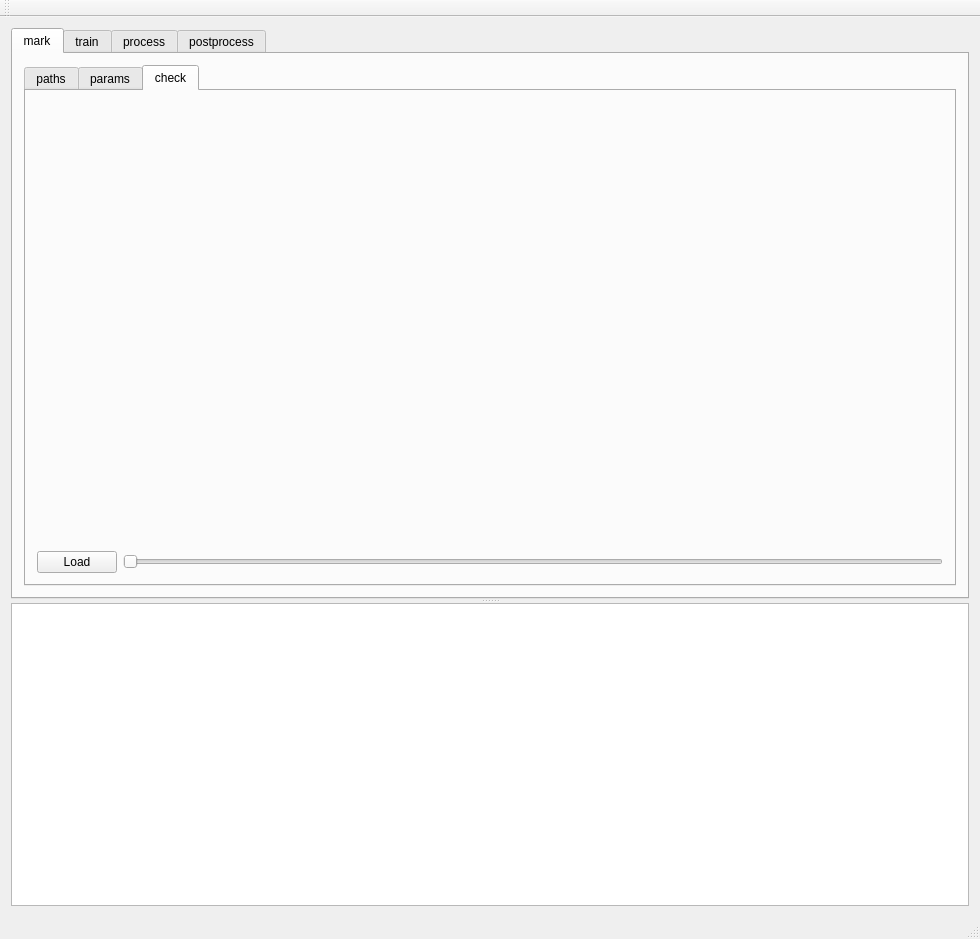
<?xml version="1.0" encoding="UTF-8"?>
<ui version="4.0">
 <class>dlcgui</class>
 <widget class="QMainWindow" name="dlcgui">
  <property name="geometry">
   <rect>
    <x>0</x>
    <y>0</y>
    <width>980</width>
    <height>939</height>
   </rect>
  </property>
  <property name="windowTitle">
   <string>dlcgui</string>
  </property>
  <widget class="QWidget" name="centralWidget">
   <layout class="QVBoxLayout" name="verticalLayout_2">
    <item>
     <widget class="QSplitter" name="splitter">
      <property name="orientation">
       <enum>Qt::Vertical</enum>
      </property>
      <widget class="QTabWidget" name="mainTabWidget">
       <property name="currentIndex">
        <number>0</number>
       </property>
       <widget class="QWidget" name="markTab">
        <attribute name="title">
         <string>mark</string>
        </attribute>
        <layout class="QVBoxLayout" name="verticalLayout_7">
         <item>
          <widget class="QTabWidget" name="markTabWidget">
           <property name="currentIndex">
            <number>2</number>
           </property>
           <widget class="QWidget" name="markPathsTab">
            <attribute name="title">
             <string>paths</string>
            </attribute>
            <layout class="QVBoxLayout" name="verticalLayout">
             <item>
              <layout class="QGridLayout" name="gridLayout_3">
               <item row="2" column="1">
                <widget class="QLineEdit" name="pathsVideoLineEdit"/>
               </item>
               <item row="1" column="1">
                <widget class="QLineEdit" name="pathsLocalLineEdit"/>
               </item>
               <item row="4" column="1">
                <widget class="QLineEdit" name="pathsImportLineEdit"/>
               </item>
               <item row="4" column="2">
                <widget class="QPushButton" name="pathsImportButton">
                 <property name="text">
                  <string>Open</string>
                 </property>
                </widget>
               </item>
               <item row="1" column="0">
                <widget class="QLabel" name="pathsLocalLabel">
                 <property name="text">
                  <string>Local project folder</string>
                 </property>
                </widget>
               </item>
               <item row="1" column="2">
                <widget class="QPushButton" name="pathsLocalButton">
                 <property name="text">
                  <string>Open</string>
                 </property>
                </widget>
               </item>
               <item row="2" column="0">
                <widget class="QLabel" name="pathsVideoLabel">
                 <property name="text">
                  <string>Video folder</string>
                 </property>
                </widget>
               </item>
               <item row="2" column="2">
                <widget class="QPushButton" name="pathsVideoButton">
                 <property name="text">
                  <string>Open</string>
                 </property>
                </widget>
               </item>
               <item row="4" column="0">
                <widget class="QLabel" name="pathsImportLabel">
                 <property name="text">
                  <string>Import config file</string>
                 </property>
                </widget>
               </item>
              </layout>
             </item>
             <item>
              <widget class="QPushButton" name="pathsImportPathsButton">
               <property name="text">
                <string>Import paths</string>
               </property>
              </widget>
             </item>
             <item>
              <spacer name="verticalSpacer">
               <property name="orientation">
                <enum>Qt::Vertical</enum>
               </property>
               <property name="sizeHint" stdset="0">
                <size>
                 <width>20</width>
                 <height>40</height>
                </size>
               </property>
              </spacer>
             </item>
            </layout>
           </widget>
           <widget class="QWidget" name="markParamsTab">
            <attribute name="title">
             <string>params</string>
            </attribute>
            <layout class="QVBoxLayout" name="verticalLayout_5">
             <item>
              <layout class="QHBoxLayout" name="horizontalLayout_2">
               <item>
                <layout class="QGridLayout" name="gridLayout_2">
                 <item row="5" column="0">
                  <widget class="QCheckBox" name="paramCroppingCheckBox">
                   <property name="text">
                    <string>Frame-crop</string>
                   </property>
                   <property name="checked">
                    <bool>false</bool>
                   </property>
                  </widget>
                 </item>
                 <item row="3" column="0">
                  <widget class="QLabel" name="paramFrameSelectionLabel">
                   <property name="text">
                    <string>Frame selection</string>
                   </property>
                  </widget>
                 </item>
                 <item row="1" column="0">
                  <widget class="QLabel" name="paramNameLabel">
                   <property name="text">
                    <string>Marker name</string>
                   </property>
                  </widget>
                 </item>
                 <item row="5" column="1">
                  <layout class="QHBoxLayout" name="horizontalLayout">
                   <item>
                    <widget class="QLineEdit" name="paramCropMarginsXMin">
                     <property name="enabled">
                      <bool>false</bool>
                     </property>
                     <property name="text">
                      <string>0</string>
                     </property>
                     <property name="readOnly">
                      <bool>false</bool>
                     </property>
                    </widget>
                   </item>
                   <item>
                    <widget class="QLineEdit" name="paramCropMarginsXMax">
                     <property name="enabled">
                      <bool>false</bool>
                     </property>
                     <property name="text">
                      <string>0</string>
                     </property>
                     <property name="readOnly">
                      <bool>false</bool>
                     </property>
                    </widget>
                   </item>
                   <item>
                    <widget class="QLineEdit" name="paramCropMarginsYMin">
                     <property name="enabled">
                      <bool>false</bool>
                     </property>
                     <property name="text">
                      <string>0</string>
                     </property>
                     <property name="readOnly">
                      <bool>false</bool>
                     </property>
                    </widget>
                   </item>
                   <item>
                    <widget class="QLineEdit" name="paramCropMarginsYMax">
                     <property name="enabled">
                      <bool>false</bool>
                     </property>
                     <property name="text">
                      <string>0</string>
                     </property>
                     <property name="readOnly">
                      <bool>false</bool>
                     </property>
                    </widget>
                   </item>
                  </layout>
                 </item>
                 <item row="2" column="0">
                  <widget class="QLabel" name="paramNumFrameLabel">
                   <property name="text">
                    <string>Frame number</string>
                   </property>
                  </widget>
                 </item>
                 <item row="2" column="1">
                  <widget class="QLineEdit" name="paramNumFrameLineEdit">
                   <property name="text">
                    <string>45</string>
                   </property>
                  </widget>
                 </item>
                 <item row="7" column="0">
                  <widget class="QLabel" name="paramMarkingsLabel">
                   <property name="text">
                    <string>Markings</string>
                   </property>
                  </widget>
                 </item>
                 <item row="7" column="1">
                  <widget class="QLineEdit" name="paramMarkingsLineEdit"/>
                 </item>
                 <item row="0" column="0">
                  <widget class="QLabel" name="paramProjectNameLabel">
                   <property name="text">
                    <string>Project name</string>
                   </property>
                  </widget>
                 </item>
                 <item row="0" column="1">
                  <widget class="QLineEdit" name="paramProjectNameLineEdit">
                   <property name="text">
                    <string>TrackingMyCatWhyNot14_43</string>
                   </property>
                  </widget>
                 </item>
                 <item row="6" column="0">
                  <widget class="QLabel" name="paramTimeCropLabel">
                   <property name="text">
                    <string>Time-crop</string>
                   </property>
                  </widget>
                 </item>
                 <item row="6" column="1">
                  <layout class="QHBoxLayout" name="horizontalLayout_3">
                   <item>
                    <widget class="QLabel" name="paramTimeCropStartLabel">
                     <property name="text">
                      <string>start</string>
                     </property>
                    </widget>
                   </item>
                   <item>
                    <widget class="QLineEdit" name="paramTimeCropStartLineEdit">
                     <property name="text">
                      <string>0</string>
                     </property>
                    </widget>
                   </item>
                   <item>
                    <widget class="QLabel" name="paramTimeCropStopLabel">
                     <property name="text">
                      <string>stop</string>
                     </property>
                    </widget>
                   </item>
                   <item>
                    <widget class="QLineEdit" name="paramTimeCropStopLineEdit">
                     <property name="text">
                      <string>1</string>
                     </property>
                    </widget>
                   </item>
                  </layout>
                 </item>
                 <item row="8" column="0">
                  <widget class="QLabel" name="paramResNetLabel">
                   <property name="text">
                    <string>ResNet</string>
                   </property>
                  </widget>
                 </item>
                 <item row="8" column="1">
                  <widget class="QComboBox" name="paramResNetComboBox">
                   <item>
                    <property name="text">
                     <string>50</string>
                    </property>
                   </item>
                   <item>
                    <property name="text">
                     <string>101</string>
                    </property>
                   </item>
                  </widget>
                 </item>
                 <item row="1" column="1">
                  <widget class="QLineEdit" name="paramNameLineEdit">
                   <property name="text">
                    <string>MaxMusterman</string>
                   </property>
                  </widget>
                 </item>
                 <item row="3" column="1">
                  <layout class="QHBoxLayout" name="horizontalLayout_4">
                   <item>
                    <widget class="QComboBox" name="paramSamplingComboBox">
                     <item>
                      <property name="text">
                       <string>automatic</string>
                      </property>
                     </item>
                     <item>
                      <property name="text">
                       <string>manual</string>
                      </property>
                     </item>
                    </widget>
                   </item>
                   <item>
                    <widget class="QComboBox" name="paramClusteringComboBox">
                     <item>
                      <property name="text">
                       <string>uniform</string>
                      </property>
                     </item>
                     <item>
                      <property name="text">
                       <string>kmeans</string>
                      </property>
                     </item>
                    </widget>
                   </item>
                  </layout>
                 </item>
                </layout>
               </item>
               <item>
                <layout class="QVBoxLayout" name="verticalLayout_6">
                 <property name="leftMargin">
                  <number>50</number>
                 </property>
                </layout>
               </item>
               <item>
                <layout class="QVBoxLayout" name="verticalLayout_4">
                 <item>
                  <widget class="QPushButton" name="paramSampleImagesButton">
                   <property name="text">
                    <string>Sample Images</string>
                   </property>
                  </widget>
                 </item>
                 <item>
                  <widget class="QPushButton" name="paramGuiMarkButton">
                   <property name="text">
                    <string>GUI: Mark</string>
                   </property>
                  </widget>
                 </item>
                 <item>
                  <widget class="QPushButton" name="paramCreateTrainingSetButton">
                   <property name="text">
                    <string>Create Training Set</string>
                   </property>
                  </widget>
                 </item>
                </layout>
               </item>
              </layout>
             </item>
             <item>
              <spacer name="verticalSpacer_3">
               <property name="orientation">
                <enum>Qt::Vertical</enum>
               </property>
               <property name="sizeHint" stdset="0">
                <size>
                 <width>20</width>
                 <height>40</height>
                </size>
               </property>
              </spacer>
             </item>
            </layout>
           </widget>
           <widget class="QWidget" name="markCheckTab">
            <attribute name="title">
             <string>check</string>
            </attribute>
            <layout class="QVBoxLayout" name="verticalLayout_3">
             <item>
              <widget class="QWidget" name="checkCanvasWidget" native="true">
               <layout class="QGridLayout" name="gridLayout">
                <item row="0" column="0">
                 <layout class="QVBoxLayout" name="checkCanvasLayout"/>
                </item>
               </layout>
              </widget>
             </item>
             <item>
              <layout class="QHBoxLayout" name="horizontalLayout_5">
               <property name="topMargin">
                <number>0</number>
               </property>
               <item>
                <widget class="QPushButton" name="checkFrameLoadButton">
                 <property name="text">
                  <string>Load</string>
                 </property>
                </widget>
               </item>
               <item>
                <widget class="QSlider" name="checkFrameSlider">
                 <property name="enabled">
                  <bool>false</bool>
                 </property>
                 <property name="maximum">
                  <number>0</number>
                 </property>
                 <property name="orientation">
                  <enum>Qt::Horizontal</enum>
                 </property>
                </widget>
               </item>
              </layout>
             </item>
            </layout>
           </widget>
          </widget>
         </item>
        </layout>
       </widget>
       <widget class="QWidget" name="trainTab">
        <attribute name="title">
         <string>train</string>
        </attribute>
        <layout class="QGridLayout" name="gridLayout_4">
         <item row="0" column="0">
          <widget class="QTabWidget" name="trainTabWidget">
           <property name="currentIndex">
            <number>0</number>
           </property>
           <widget class="QWidget" name="tab">
            <attribute name="title">
             <string>connect</string>
            </attribute>
            <layout class="QGridLayout" name="gridLayout_5">
             <item row="1" column="0">
              <widget class="QPushButton" name="connectConnectButton">
               <property name="text">
                <string>Connect</string>
               </property>
              </widget>
             </item>
             <item row="0" column="0">
              <layout class="QGridLayout" name="gridLayout_6">
               <item row="1" column="0">
                <widget class="QLabel" name="connectUsernameLabel">
                 <property name="text">
                  <string>username</string>
                 </property>
                </widget>
               </item>
               <item row="0" column="0">
                <widget class="QLabel" name="connectHostnameLabel">
                 <property name="text">
                  <string>hostname</string>
                 </property>
                </widget>
               </item>
               <item row="1" column="1">
                <widget class="QLineEdit" name="connectUsernameLineEdit"/>
               </item>
               <item row="2" column="0">
                <widget class="QLabel" name="connectPasswordLabel">
                 <property name="text">
                  <string>password</string>
                 </property>
                </widget>
               </item>
               <item row="0" column="1">
                <widget class="QLineEdit" name="connectHostnameLineEdit"/>
               </item>
               <item row="2" column="1">
                <widget class="QLineEdit" name="connectPasswordLineEdit">
                 <property name="echoMode">
                  <enum>QLineEdit::Password</enum>
                 </property>
                </widget>
               </item>
              </layout>
             </item>
             <item row="2" column="0">
              <spacer name="verticalSpacer_2">
               <property name="orientation">
                <enum>Qt::Vertical</enum>
               </property>
               <property name="sizeHint" stdset="0">
                <size>
                 <width>20</width>
                 <height>40</height>
                </size>
               </property>
              </spacer>
             </item>
            </layout>
           </widget>
           <widget class="QWidget" name="tab_2">
            <attribute name="title">
             <string>Tab 2</string>
            </attribute>
           </widget>
          </widget>
         </item>
        </layout>
       </widget>
       <widget class="QWidget" name="processTab">
        <attribute name="title">
         <string>process</string>
        </attribute>
       </widget>
       <widget class="QWidget" name="postprocessTab">
        <attribute name="title">
         <string>postprocess</string>
        </attribute>
       </widget>
      </widget>
      <widget class="QTextEdit" name="logTextEdit">
       <property name="maximumSize">
        <size>
         <width>16777215</width>
         <height>16777215</height>
        </size>
       </property>
       <property name="font">
        <font>
         <family>Courier 10 Pitch</family>
         <pointsize>7</pointsize>
        </font>
       </property>
       <property name="mouseTracking">
        <bool>true</bool>
       </property>
       <property name="readOnly">
        <bool>true</bool>
       </property>
       <property name="html">
        <string>&lt;!DOCTYPE HTML PUBLIC &quot;-//W3C//DTD HTML 4.0//EN&quot; &quot;http://www.w3.org/TR/REC-html40/strict.dtd&quot;&gt;
&lt;html&gt;&lt;head&gt;&lt;meta name=&quot;qrichtext&quot; content=&quot;1&quot; /&gt;&lt;style type=&quot;text/css&quot;&gt;
p, li { white-space: pre-wrap; }
&lt;/style&gt;&lt;/head&gt;&lt;body style=&quot; font-family:'Courier 10 Pitch'; font-size:7pt; font-weight:400; font-style:normal;&quot;&gt;
&lt;p style=&quot;-qt-paragraph-type:empty; margin-top:0px; margin-bottom:0px; margin-left:0px; margin-right:0px; -qt-block-indent:0; text-indent:0px; font-family:'Courier'; font-size:11pt;&quot;&gt;&lt;br /&gt;&lt;/p&gt;&lt;/body&gt;&lt;/html&gt;</string>
       </property>
      </widget>
     </widget>
    </item>
   </layout>
  </widget>
  <widget class="QMenuBar" name="menuBar">
   <property name="geometry">
    <rect>
     <x>0</x>
     <y>0</y>
     <width>980</width>
     <height>22</height>
    </rect>
   </property>
  </widget>
  <widget class="QToolBar" name="mainToolBar">
   <attribute name="toolBarArea">
    <enum>TopToolBarArea</enum>
   </attribute>
   <attribute name="toolBarBreak">
    <bool>false</bool>
   </attribute>
  </widget>
  <widget class="QStatusBar" name="statusBar"/>
 </widget>
 <layoutdefault spacing="6" margin="11"/>
 <tabstops>
  <tabstop>mainTabWidget</tabstop>
  <tabstop>markTabWidget</tabstop>
  <tabstop>pathsLocalLineEdit</tabstop>
  <tabstop>pathsVideoLineEdit</tabstop>
  <tabstop>pathsImportLineEdit</tabstop>
  <tabstop>pathsLocalButton</tabstop>
  <tabstop>pathsVideoButton</tabstop>
  <tabstop>pathsImportButton</tabstop>
  <tabstop>pathsImportPathsButton</tabstop>
  <tabstop>paramProjectNameLineEdit</tabstop>
  <tabstop>paramNameLineEdit</tabstop>
  <tabstop>paramNumFrameLineEdit</tabstop>
  <tabstop>paramSamplingComboBox</tabstop>
  <tabstop>paramClusteringComboBox</tabstop>
  <tabstop>paramCroppingCheckBox</tabstop>
  <tabstop>paramCropMarginsXMin</tabstop>
  <tabstop>paramCropMarginsXMax</tabstop>
  <tabstop>paramCropMarginsYMin</tabstop>
  <tabstop>paramCropMarginsYMax</tabstop>
  <tabstop>paramTimeCropStartLineEdit</tabstop>
  <tabstop>paramTimeCropStopLineEdit</tabstop>
  <tabstop>paramMarkingsLineEdit</tabstop>
  <tabstop>paramResNetComboBox</tabstop>
  <tabstop>paramSampleImagesButton</tabstop>
  <tabstop>paramGuiMarkButton</tabstop>
  <tabstop>paramCreateTrainingSetButton</tabstop>
  <tabstop>trainTabWidget</tabstop>
  <tabstop>connectHostnameLineEdit</tabstop>
  <tabstop>connectUsernameLineEdit</tabstop>
  <tabstop>connectPasswordLineEdit</tabstop>
  <tabstop>connectConnectButton</tabstop>
  <tabstop>logTextEdit</tabstop>
 </tabstops>
 <resources/>
 <connections/>
</ui>
